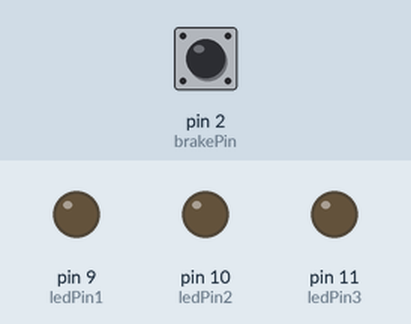
A sketch run on a simulated Arduino Uno, built with avr-gcc and run on an emulated ATmega328P. On the bench: output pins drawn as LEDs (lit = HIGH). The test bench sets the inputs (shaded band); at power-on: pin 2 (brakePin) HIGH.

Above: at 1.2 s.
1.3 s: pin 2 (brakePin) pulled LOW for 0.15 s
At 1.37 s:
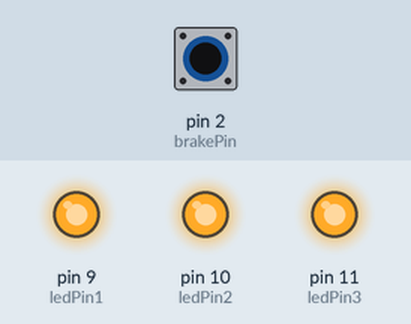
2.9 s: pin 2 (brakePin) pulled LOW for 3.2 s
At 6.6 s:
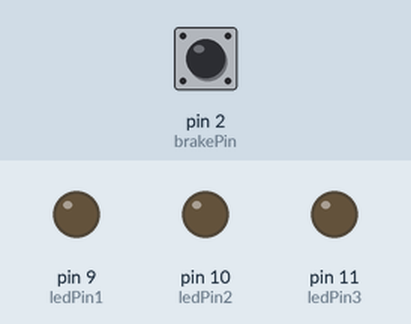
Timing chart, 0 to 8.1 s (numbered marks = the images above; inputs shaded):
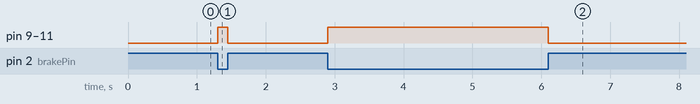

Measured:
- after the input at 1.3 s, pin 9 (ledPin1), pin 10 (ledPin2), pin 11 (ledPin3): LOW → HIGH at once, → LOW 0.15 s later
- after the input at 2.9 s, pin 9 (ledPin1), pin 10 (ledPin2), pin 11 (ledPin3): LOW → HIGH at once, → LOW 3.2 s later

The sketch:

phase_1_of_sbbl_brake_detection1.ino
```cpp
// SMART BICYCLE BRAKE LIGHT (SBBL)
// PHASE 1: BRAKE DETECTION

const int brakePin = 2;

const int ledPin1 = 9;
const int ledPin2 = 10;
const int ledPin3 = 11;

void setup()
{
  // Initialising braking as input
  pinMode(brakePin, INPUT_PULLUP);
  // Note: 'INPUT_PULLUP' enables the Arduino's internal pull-up resistor

  // Intialising the LEDs as output
  pinMode(ledPin1, OUTPUT);
  pinMode(ledPin2, OUTPUT);
  pinMode(ledPin3, OUTPUT);
}

void loop()
{
  // Reading the brake input
  int brakeState = digitalRead(brakePin);
  // Note: Since we used 'INPUT_PULLUP:
  // 'LOW' means a pressed button, or in our case braking
  // 'HIGH' means both buttons are released, so no braking

  // Conditional statements detect brake use and its response
  if (brakeState == LOW){
    digitalWrite(ledPin1, HIGH);
    digitalWrite(ledPin2, HIGH);
    digitalWrite(ledPin3, HIGH);
  }
  else {
    digitalWrite(ledPin1, LOW);
    digitalWrite(ledPin2, LOW);
    digitalWrite(ledPin3, LOW);
  }
}
```
